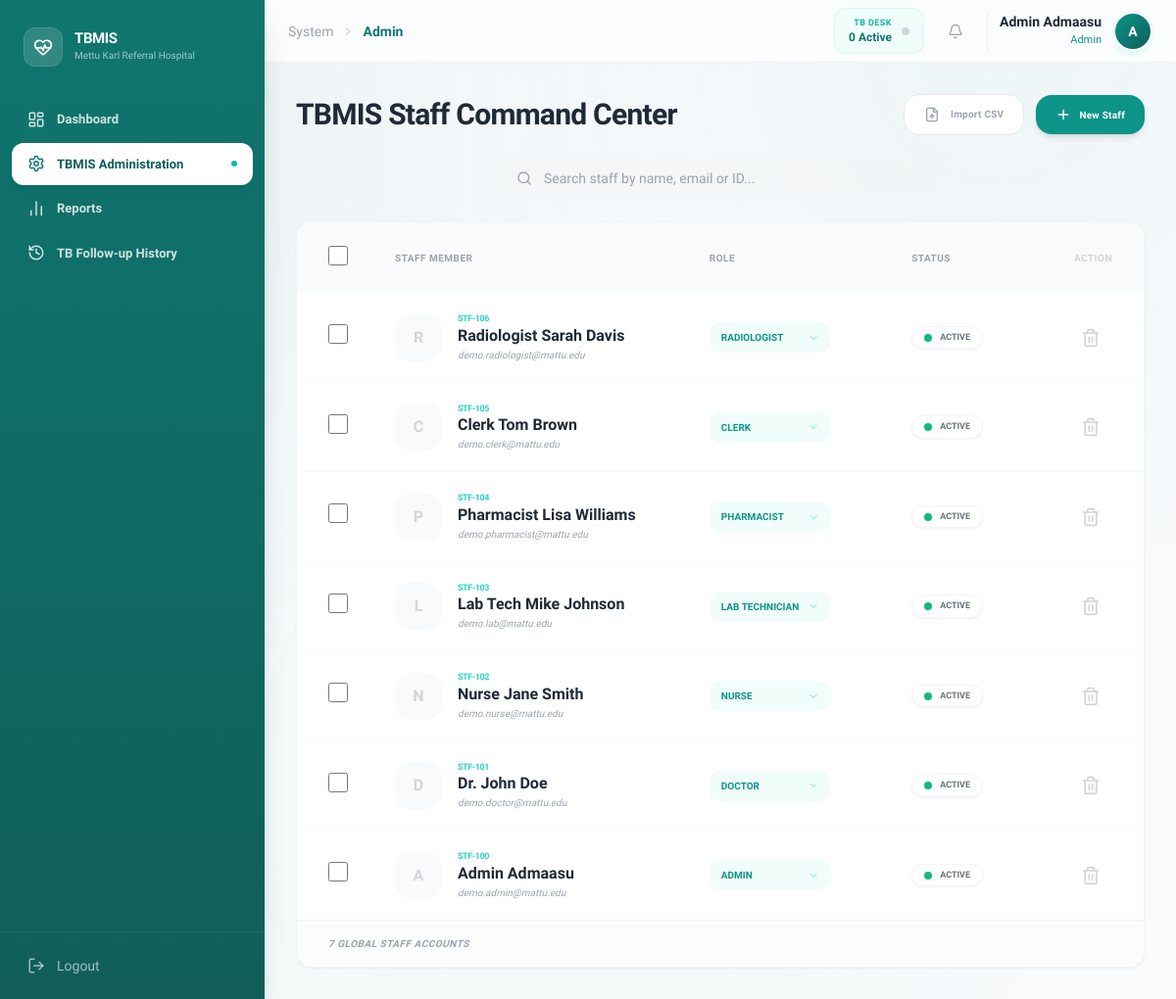
The app's page /index.php?page=admin (signed in) with its own data.
### tables this page shows
CREATE TABLE `users` (
  `user_id` varchar(20) NOT NULL,
  `email` varchar(100) NOT NULL,
  `phone` varchar(50) DEFAULT NULL,
  `password_hash` varchar(255) NOT NULL,
  `full_name` varchar(100) NOT NULL,
  `role` varchar(30) NOT NULL,
  `status` varchar(20) DEFAULT 'active',
  `status_reason` varchar(100) DEFAULT NULL,
  `created_at` timestamp NOT NULL DEFAULT current_timestamp()
);

### includes/classes/user.php (called while the page is built, shortened)
<?php
class User
{
    private $conn;
    private $table = "users";
    public function __construct($db)
    {
        $this->conn = $db;
    }
    public function getActiveLoadCount($id, $role)
    {
        switch ($role) {
            case 'Doctor':
                $stmt = $this->conn->prepare("SELECT COUNT(*) FROM medical_visits WHERE assigned_doctor_id = ? AND status = 'active'");
                break;
            case 'Nurse':
                $stmt = $this->conn->prepare("SELECT COUNT(*) FROM medical_visits WHERE assigned_nurse_id = ? AND status = 'active'");
                break;
            case 'Lab Technician':
                $stmt = $this->conn->prepare("SELECT COUNT(*) FROM lab_requests WHERE assigned_tech_id = ? AND status = 'pending'");
                break;
            case 'Radiologist':
                $stmt = $this->conn->prepare("SELECT COUNT(*) FROM radiology_requests WHERE assigned_rad_id = ? AND status = 'pending'");
                break;
            default:
                return 0;
        }
        $stmt->execute([$id]);
        return $stmt->fetchColumn();
    }
    public function countAll($searchTerm = "")
    {
        $query = "SELECT COUNT(*) as total FROM " . $this->table;
        $stmt = $this->conn->prepare($query);
        $stmt->execute();
        return $stmt->fetch(PDO::FETCH_ASSOC)['total'];
    }
    public function getPaginated($limit, $offset, $searchTerm = "")
    {
        $query = "SELECT * FROM " . $this->table;
        $query .= " ORDER BY user_id DESC LIMIT :limit OFFSET :offset";
        $stmt = $this->conn->prepare($query);
        $stmt->bindValue(':limit', (int) $limit, PDO::PARAM_INT);
        $stmt->bindValue(':offset', (int) $offset, PDO::PARAM_INT);
        $stmt->execute();
        return $stmt;
    }
}

### modules/admin/index.php (the view, shortened to what this page needs)
<?php
 $limit = 7;
 $page_num = isset($_GET['p']) ? (int) $_GET['p'] : 1;
 $offset = ($page_num - 1) * $limit;
 $searchTerm = $_GET['q'] ?? "";
 $total_users = $userObj->countAll($searchTerm);
 $stmt = $userObj->getPaginated($limit, $offset, $searchTerm);
?>
<div class="space-y-6">
    <div class="flex flex-col md:flex-row md:items-center justify-between gap-4">
        <div>
            <h1 class="text-3xl font-bold text-gray-800 tracking-tight first-letter:uppercase ">TBMIS Staff Command Center</h1>
        </div>
        <div class="flex items-center gap-3">
            <button onclick="document.getElementById('fileInput').click()" class="px-5 py-3 bg-white border border-gray-200 text-gray-400 rounded-2xl font-bold text-[10px] tracking-wide hover:bg-gray-50 transition-all">
                <i data-lucide="file-up" class="w-4 h-4 inline mr-2"></i> Import CSV
            </button>
            <button onclick="document.getElementById('addModal').classList.toggle('hidden')" class="px-5 py-3 bg-teal-600 text-white rounded-2xl font-bold text-[10px] tracking-wide shadow-md hover:bg-teal-700 hover:shadow-lg transition-all flex items-center">
                <i data-lucide="plus" class="w-4 h-4 mr-2"></i> New Staff
            </button>
        </div>
    </div>
    <div class="hidden lg:flex flex-1 justify-center px-8">
        <div class="relative w-full max-w-md group">
            <i data-lucide="search"
                class="absolute left-4 top-1/2 -translate-y-1/2 text-gray-400 w-4 h-4 group-focus-within:text-teal-500 transition-colors"></i>
            <input type="text" id="staffSearchInput" value="<?php echo htmlspecialchars($searchTerm); ?>"
                onkeyup="searchStaff(this.value)" placeholder="Search staff by name, email or ID..."
                class="w-full pl-11 pr-4 py-2.5 bg-gray-100/50 border-none rounded-2xl focus:ring-2 focus:ring-teal-500/20 focus:bg-white transition-all text-sm text-gray-700 font-medium">
        </div>
    </div>
    <form method="POST" id="mainStaffForm">
        <div class="bg-white rounded-2xl border border-gray-100 shadow-sm overflow-hidden transition-all">
            <table class="w-full text-left">
                <thead class="bg-gray-50 text-[10px] font-semibold text-gray-400 uppercase tracking-wider">
                    <tr>
                        <th class="px-8 py-6 w-10">
                            <input type="checkbox" id="selectAll" class="w-5 h-5 rounded-lg border-gray-300 text-teal-600 focus:ring-teal-500 cursor-pointer">
                        </th>
                        <th class="px-4 py-6">Staff Member</th>
                        <th class="px-8 py-6">Role</th>
                        <th class="px-8 py-6">Status</th>
                        <th class="px-8 py-6 text-right text-gray-300">Action</th>
                    </tr>
                </thead>
                <tbody class="divide-y divide-gray-50">
                    <?php while ($row = $stmt->fetch(PDO::FETCH_ASSOC)): ?>
                        <tr class="hover:bg-teal-50/20 transition-colors group">
                            <td class="px-8 py-5">
                                <input type="checkbox" name="selected_users[]" value="<?php echo $row['user_id']; ?>"
                                       class="user-checkbox w-5 h-5 rounded-lg border-gray-300 text-teal-600 focus:ring-teal-500 cursor-pointer">
                            </td>
                            <td class="px-4 py-5">
                                <div class="flex items-center gap-4">
                                    <div class="w-12 h-12 rounded-2xl bg-gray-50 text-gray-300 flex items-center justify-center font-semibold group-hover:bg-teal-600 group-hover:text-white transition-all duration-300">
                                        <?php echo strtoupper(substr($row['full_name'], 0, 1)); ?>
                                    </div>
                                    <div>
                                        <p class="text-[9px] font-semibold text-teal-400 tracking-tighter uppercase mb-0.5"><?php echo $row['user_id']; ?></p>
                                        <p class="font-bold text-gray-800 leading-none"><?php echo $row['full_name']; ?></p>
                                        <p class="text-[10px] text-gray-400 font-medium mt-1 italic"><?php echo $row['email']; ?></p>
                                    </div>
                                </div>
                            </td>
                            <td class="px-8 py-5">
                                <div class="relative w-fit">
                                    <select name="role" onchange="updateRowRole('<?php echo $row['user_id']; ?>', this.value)"
                                            class="bg-teal-50 text-teal-600 text-[10px] font-semibold uppercase rounded-xl border-none focus:ring-1 focus:ring-teal-500 py-2 pl-3 pr-8 appearance-none transition-all cursor-pointer">
                                        <?php
                                        $roles = ['Admin', 'Doctor', 'Nurse', 'Lab Technician', 'Pharmacist', 'Clerk', 'Radiologist'];
                                        foreach($roles as $r):
                                            $selected = ($row['role'] == $r) ? "selected" : "";
                                            echo "<option value='$r' $selected>$r</option>";
                                        endforeach;
                                        ?>
                                    </select>
                                </div>
                            </td>
                            <td class="px-8 py-5">
                                <div class="flex flex-col items-start gap-1">
                                    <button type="button"
                                       onclick="openStatusModal('<?php echo $row['user_id']; ?>', '<?php echo addslashes($row['full_name']); ?>', '<?php echo $row['status']; ?>', <?php echo $userObj->getActiveLoadCount($row['user_id'], $row['role']); ?>)"
                                        class="inline-flex items-center gap-2 px-3 py-1 bg-white border border-gray-100 rounded-full text-[9px] font-semibold uppercase text-gray-500 hover:border-teal-200 transition-all shadow-sm group">
                                        <span class="w-2 h-2 rounded-full <?php echo ($row['status'] == 'active') ? 'bg-emerald-500 animate-pulse' : 'bg-red-400'; ?>"></span>
                                        <span class="group-hover:text-teal-600"><?php echo $row['status']; ?></span>
                                    </button>
                                </div>
                            </td>
                            <td class="px-8 py-5 text-right">
                                <button type="button" onclick="openDeleteModal('index.php?page=admin&action=delete&id=<?php echo $row['user_id']; ?>', 'Delete Staff Member?', 'This will permanently remove access for <?php echo addslashes($row['full_name']); ?>. Account data cannot be recovered.')"
                                        class="p-3 text-gray-300 hover:text-red-500 transition-all hover:bg-red-50 rounded-2xl">
                                    <i data-lucide="trash-2" class="w-5 h-5"></i>
                                </button>
                            </td>
                        </tr>
                    <?php endwhile; ?>
                </tbody>
            </table>
            <div class="px-8 py-4 bg-gray-50/50 border-t border-gray-100 flex flex-col sm:flex-row items-center justify-between gap-4">
                <span class="text-[10px] font-semibold text-gray-400 uppercase tracking-wider italic">
                    <?php echo $total_users; ?> Global Staff Accounts
                </span>
            </div>
        </div>
    </form>
</div>

### index.php (style rules this page uses)
body { font-family: 'Sora', sans-serif; background: #F8FAFC; }
body::before { content: ''; position: fixed; top: 0; left: 0; right: 0; bottom: 0; background: radial-gradient(circle at 10% 15%, rgba(15, 118, 110, 0.06), transparent 40%), radial-gradient(circle at 85% 5%, rgba(13, 148, 136, 0.04), transparent 40%), radial-gradient(circle at 50% 80%, rgba(16, 185, 129, 0.03), transparent 50%); pointer-events: none; z-index: 0; }
*, *::before, *::after { transition-property: color, background-color, border-color, box-shadow, transform, opacity; transition-timing-function: cubic-bezier(0.4, 0, 0.2, 1); }

### records on screen
users: full_name "R", user_id "STF-106", full_name "Radiologist Sarah Davis", email "demo.radiologist@mattu.edu", role "Radiologist", status "ACTIVE"
users: full_name "C", user_id "STF-105", full_name "Clerk Tom Brown", email "demo.clerk@mattu.edu", role "Clerk", status "ACTIVE"
users: full_name "P", user_id "STF-104", full_name "Pharmacist Lisa Williams", email "demo.pharmacist@mattu.edu", role "Pharmacist", status "ACTIVE"
users: full_name "L", user_id "STF-103", full_name "Lab Tech Mike Johnson", email "demo.lab@mattu.edu", role "Lab Technician", status "ACTIVE"
users: full_name "N", user_id "STF-102", full_name "Nurse Jane Smith", email "demo.nurse@mattu.edu", role "Nurse", status "ACTIVE"
users: full_name "D", user_id "STF-101", full_name "Dr. John Doe", email "demo.doctor@mattu.edu", role "Doctor", status "ACTIVE"
users: full_name "A", user_id "STF-100", full_name "Admin Admaasu", email "demo.admin@mattu.edu", role "Admin", status "ACTIVE"

### other values on screen
$item['label'] "Dashboard"
$item['label'] "TBMIS Administration"
$item['label'] "Reports"
$item['label'] "TB Follow-up History"
str_replace('-', ' ', $page) "Admin"
$myLoad "0"
$_SESSION['full_name'] "Admin Admaasu"
$_SESSION['role'] "Admin"
substr($_SESSION['full_name'], 0, 1) "A"
$total_users "7"
